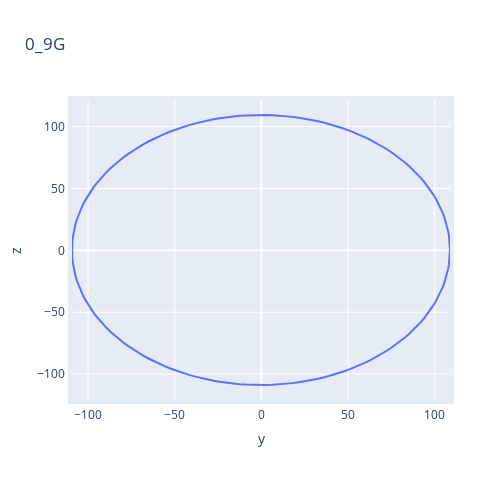

Here is the notebook cell this chart was saved with:
### Code cell
plot_circle(yc, zc, Rc)

### Figure 1 — Plotly figure (JSON) as saved in the notebook; plotly's stock layout.template omitted (floating-point values rounded to 4 significant figures; data arrays with more than 128 entries replaced by an {"elided": "..."} marker saying what was removed)
{"data": [{"mode": "lines", "x": {"elided": "180 float values"}, "y": {"elided": "180 float values"}, "type": "scatter"}], "layout": {"title": {"text": "0_9G"}, "xaxis": {"title": {"text": "y"}, "showgrid": true, "zeroline": true, "showline": true, "showticklabels": true, "scaleratio": 1}, "yaxis": {"title": {"text": "z"}, "showgrid": true, "zeroline": true, "showline": true, "showticklabels": true, "scaleratio": 1}, "margin": {"l": 50, "r": 50, "b": 100, "t": 100, "pad": 4}, "width": 500, "height": 500}}
